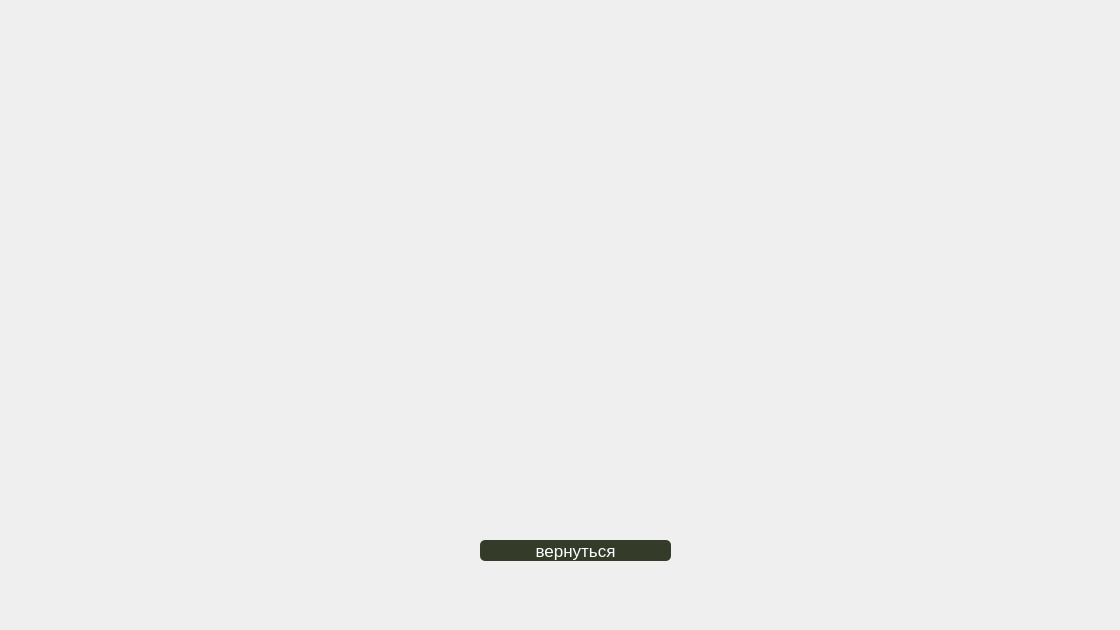
<?xml version="1.0" encoding="UTF-8"?>
<ui version="4.0">
 <class>GraphicsWindow</class>
 <widget class="QWidget" name="GraphicsWindow">
  <property name="geometry">
   <rect>
    <x>0</x>
    <y>0</y>
    <width>1120</width>
    <height>630</height>
   </rect>
  </property>
  <property name="minimumSize">
   <size>
    <width>1120</width>
    <height>630</height>
   </size>
  </property>
  <property name="windowTitle">
   <string>Form</string>
  </property>
  <property name="styleSheet">
   <string notr="true">QLabel{
	font-size: 20px;
	color: rgb(65, 74, 76);
}</string>
  </property>
  <widget class="PlotWidget" name="graph_big" native="true">
   <property name="geometry">
    <rect>
     <x>70</x>
     <y>40</y>
     <width>981</width>
     <height>471</height>
    </rect>
   </property>
   <property name="styleSheet">
    <string notr="true">PlotWidjet{
	Background-color: rgb(255, 255, 255)
}</string>
   </property>
  </widget>
  <widget class="QPushButton" name="go_back_btn_graph">
   <property name="geometry">
    <rect>
     <x>480</x>
     <y>540</y>
     <width>191</width>
     <height>21</height>
    </rect>
   </property>
   <property name="styleSheet">
    <string notr="true">QPushButton{
	background-color: rgb(52, 59, 41);
	color: rgb(255, 255, 255);
	border-radius: 5px;
	font-size: 17px;
}
QPushButton:pressed {
	background-color: rgb(39, 45, 30);
}</string>
   </property>
   <property name="text">
    <string>вернуться</string>
   </property>
  </widget>
 </widget>
 <customwidgets>
  <customwidget>
   <class>PlotWidget</class>
   <extends>QWidget</extends>
   <header location="global">pyqtgraph</header>
   <container>1</container>
  </customwidget>
 </customwidgets>
 <resources/>
 <connections/>
</ui>
